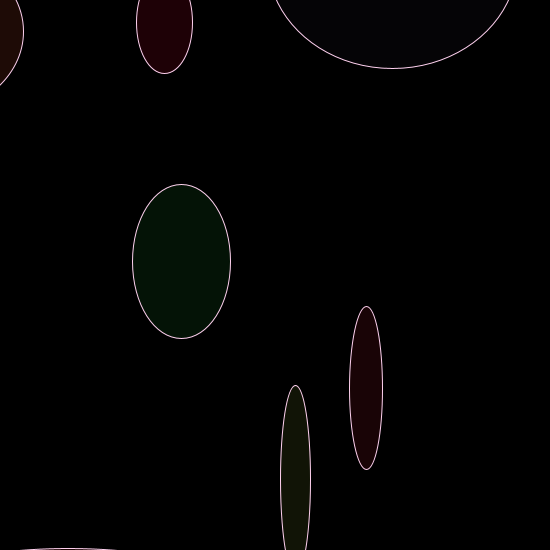
Frame 1 (no input)
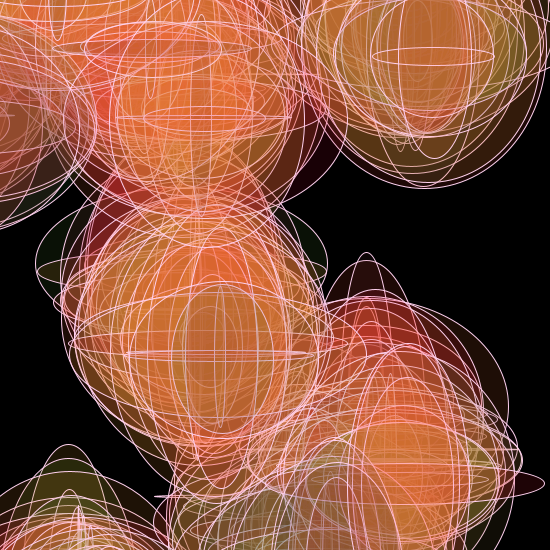
Frame 60 (the mouse pressed at the canvas centre just before this capture)
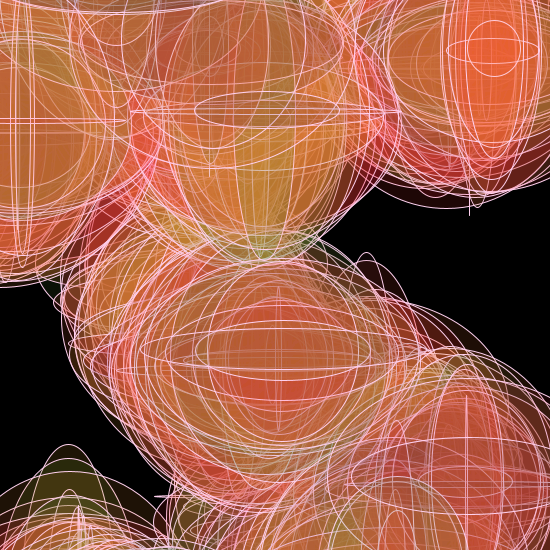
Frame 120 (the mouse held since frame 60 and released just before this capture)

The Processing sketch that drew these frames (run headless with seeded random() and noise(); from frame 60 on, the mouse is pressed at the canvas centre):

// Processing sketch: processing_78898
// ── processing_78898.pde

Circle[] circles;
 
 
void setup(){
  size(550,550);
  background(0,0,0);
  circles= new Circle[10];
  for(int i=0; i<circles.length; i++){
      circles[i]= new Circle(random(width),random(height), random(-500,500),random(-400,400),random(-10,10),random(-10,10));
  }
}
 
void draw(){
  for(int i=0; i <circles.length; i++){
  circles[i].move();
  circles[i].display();
  }
}
 
 void mouseMoved() {
    background(0,0,0); //clears the screen to the original color when the mouse is moved
    }

/*void mouseClicked() {
    if background=(0,0,0) {
      background(200,200,200);
      }
      else 
        background(0,0,0);
    }
}*/
    
class Circle{
  float x,y,offx,offy,x2,y2,angle,rad;
   
  //constructor
  Circle(float _x, float _y, float _offx, float _offy,float _x2, float _y2){
    x2= _x2;
    y2= _y2;
    offx= _offx;
    offy= _offy;
    x= _x;
    y= _y;
  }
   
  //methods
void move(){
  angle+=.1;
  rad=300;
   
   
  x= rad*cos(radians(angle*4))*sin(radians(angle*5))*sin(radians(angle*3));
  y= rad*sin(radians(angle*4))*cos(radians(angle*5))*cos(radians(angle*3));
  }
   
void display(){
  //float ellsize= (mouseX-mouseY)/random(10);
   
  fill(random(500),random(192),53,30);
  smooth();
  //noStroke();
  strokeWeight(1);
  stroke(255,209,239);
  ellipse(x+offx+width/2,y+offy+height/2,random(300),random(300));
}

}
